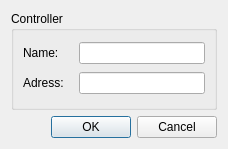
<?xml version="1.0" encoding="UTF-8"?>
<ui version="4.0">
 <class>DlgController</class>
 <widget class="QDialog" name="DlgController">
  <property name="geometry">
   <rect>
    <x>0</x>
    <y>0</y>
    <width>228</width>
    <height>149</height>
   </rect>
  </property>
  <property name="windowTitle">
   <string>Dialog</string>
  </property>
  <layout class="QVBoxLayout" name="verticalLayout">
   <item>
    <widget class="QGroupBox" name="groupBox">
     <property name="title">
      <string>Controller</string>
     </property>
     <layout class="QVBoxLayout" name="verticalLayout_2">
      <item>
       <layout class="QHBoxLayout" name="horizontalLayout">
        <item>
         <widget class="QLabel" name="label">
          <property name="minimumSize">
           <size>
            <width>50</width>
            <height>0</height>
           </size>
          </property>
          <property name="text">
           <string>Name:</string>
          </property>
         </widget>
        </item>
        <item>
         <widget class="QLineEdit" name="m_pName"/>
        </item>
       </layout>
      </item>
      <item>
       <layout class="QHBoxLayout" name="horizontalLayout_2">
        <item>
         <widget class="QLabel" name="label_2">
          <property name="minimumSize">
           <size>
            <width>50</width>
            <height>0</height>
           </size>
          </property>
          <property name="text">
           <string>Adress:</string>
          </property>
         </widget>
        </item>
        <item>
         <widget class="QLineEdit" name="m_pAddress"/>
        </item>
       </layout>
      </item>
     </layout>
    </widget>
   </item>
   <item>
    <widget class="QDialogButtonBox" name="buttonBox">
     <property name="orientation">
      <enum>Qt::Orientation::Horizontal</enum>
     </property>
     <property name="standardButtons">
      <set>QDialogButtonBox::StandardButton::Cancel|QDialogButtonBox::StandardButton::Ok</set>
     </property>
    </widget>
   </item>
  </layout>
 </widget>
 <resources/>
 <connections>
  <connection>
   <sender>buttonBox</sender>
   <signal>accepted()</signal>
   <receiver>DlgController</receiver>
   <slot>accept()</slot>
   <hints>
    <hint type="sourcelabel">
     <x>248</x>
     <y>254</y>
    </hint>
    <hint type="destinationlabel">
     <x>157</x>
     <y>274</y>
    </hint>
   </hints>
  </connection>
  <connection>
   <sender>buttonBox</sender>
   <signal>rejected()</signal>
   <receiver>DlgController</receiver>
   <slot>reject()</slot>
   <hints>
    <hint type="sourcelabel">
     <x>316</x>
     <y>260</y>
    </hint>
    <hint type="destinationlabel">
     <x>286</x>
     <y>274</y>
    </hint>
   </hints>
  </connection>
 </connections>
</ui>
